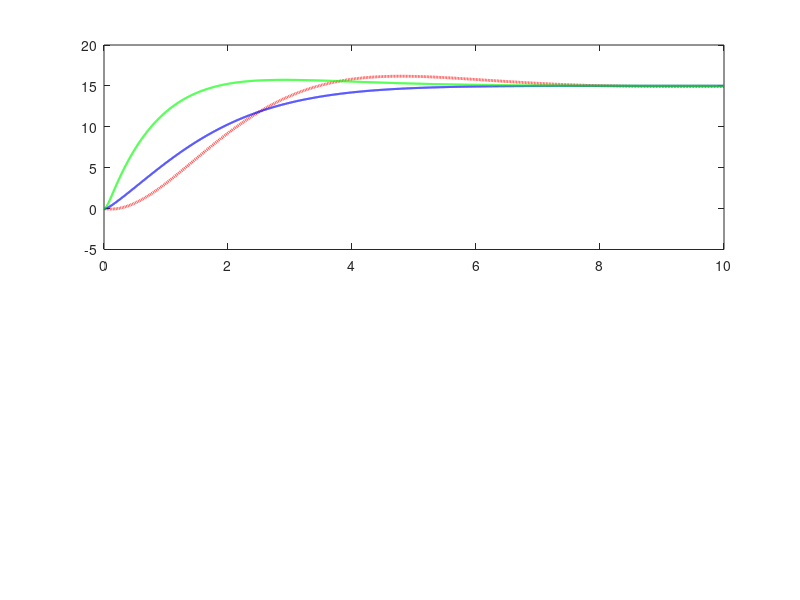

Source code (MATLAB): (Note: this script raises an error after producing the figure.)
%% MAE 506: Final Project - Solar Pump Control System
%  Features: Separate Plots per Scenario + GUI Metrics Table
%  Scenarios: Sunny (Steady), Cloudy (Spike), Overcast (Variable)

clear; clc; close all;

%% 1. SYSTEM PARAMETERS & MODELING
R = 1.2; L = 0.05; Kt = 0.15; Ke = 0.15;
J = 0.023; B = 0.012; K_flow = 3.5e-6;
K_load = 0.0005; 
Q_target_Lmin = 15;
Q_ref = Q_target_Lmin / 60000;

% State-Space Matrices
A = [-R/L, -Ke/L; Kt/J, -B/J];
B_mat = [1/L; 0]; C = [0, K_flow]; D = 0;
E_mat = [0; -1/J];

%% 2. MANDATORY ANALYSIS (Still printed to terminal for copying)
fprintf('======================================================\n');
fprintf('     SECTION 1: MATHEMATICAL MODELING (Copy to Report)\n');
fprintf('======================================================\n');
fprintf('1. DIFFERENTIAL EQUATIONS:\n');
fprintf('   Electrical: %.2f*(di/dt) + %.2f*i + %.2f*w = V\n', L, R, Ke);
fprintf('   Mechanical: %.2f*(dw/dt) + %.2f*w = %.2f*i - Load\n', J, B, Kt);
fprintf('2. STATE SPACE:\n');
disp('A ='); disp(A); disp('B ='); disp(B_mat);
fprintf('3. STABILITY:\n');
poles = eig(A);
if all(real(poles) < 0), fprintf('   Result: STABLE (Poles: %.2f, %.2f)\n', poles(1), poles(2)); end
fprintf('======================================================\n\n');

%% 3. CONTROLLER DESIGN
% LQR
Q_lqr = diag([1, 0.001]); R_lqr = 1;
[K_lqr, ~, ~] = lqr(A, B_mat, Q_lqr, R_lqr);
Ki_lqr = 50000;

% PI & Predictive
Kp = 20000; Ki = 45000; K_ff = 0.70;

%% 4. SIMULATION LOOP (SEPARATE FIGURES)
dt = 0.001; T_sim = 10; time = 0:dt:T_sim; N = length(time);

% Scenario Definitions
Load_1 = 200 * ones(1, N); % Sunny
Load_2 = 200 * ones(1, N); Load_2(time > 3 & time < 6) = 800; % Cloudy
rng(42); noise = 50 * randn(1, N); variation = 100 * sin(0.5 * time);
Load_3 = max(0, 400 + variation + noise); % Overcast

Scenarios = [Load_1; Load_2; Load_3];
Titles = {'Scenario 1: Sunny (Steady)', 'Scenario 2: Cloudy (Disturbance)', 'Scenario 3: Overcast (Variable)'};

% Data storage for the Table
Table_Data = zeros(9, 3); 

for s = 1:3
    Current_Load = Scenarios(s, :);
    
    % Initialize
    x_lqr = [0;0]; int_lqr = 0; y_lqr_rec = zeros(1,N);
    x_std = [0;0]; int_std = 0; y_std_rec = zeros(1,N);
    x_pred = [0;0]; int_pred = 0; y_pred_rec = zeros(1,N);
    
    for k = 1:N-1
        tau_d = K_load * Current_Load(k);
        
        % LQR
        u_lqr = max(0, min(24, -K_lqr*x_lqr + Ki_lqr*int_lqr));
        dx_lqr = A*x_lqr + B_mat*u_lqr + E_mat*tau_d;
        x_lqr = x_lqr + dx_lqr*dt;
        y_lqr_rec(k+1) = C*x_lqr;
        int_lqr = int_lqr + (Q_ref - y_lqr_rec(k+1))*dt;
        
        % Std PI
        e_std = Q_ref - C*x_std;
        u_std = max(0, min(24, Kp*e_std + Ki*int_std));
        dx_std = A*x_std + B_mat*u_std + E_mat*tau_d;
        x_std = x_std + dx_std*dt;
        y_std_rec(k+1) = C*x_std;
        int_std = int_std + e_std*dt;
        
        % Pred PI
        e_pred = Q_ref - C*x_pred;
        w_req = Q_ref / K_flow;
        V_ff = R*((B*w_req + tau_d)/Kt) + Ke*w_req;
        u_pred = max(0, min(24, (Kp*e_pred + Ki*int_pred) + K_ff*V_ff));
        dx_pred = A*x_pred + B_mat*u_pred + E_mat*tau_d;
        x_pred = x_pred + dx_pred*dt;
        y_pred_rec(k+1) = C*x_pred;
        int_pred = int_pred + e_pred*dt;
    end
    
    % Convert to L/min
    Y1 = y_lqr_rec * 60000;
    Y2 = y_std_rec * 60000;
    Y3 = y_pred_rec * 60000;
    
    % --- PLOT IN SEPARATE WINDOWS ---
    figure(s); set(gcf, 'Color', 'w', 'Position', [50+(s*30) 500-(s*30) 800 500]);
    
    subplot(2,1,1);
    plot(time, Y1, 'r--', 'LineWidth', 2); hold on;
    plot(time, Y2, 'b', 'LineWidth', 1.5);
    plot(time, Y3, 'g', 'LineWidth', 1.5);
    yline(Q_target_Lmin, 'k:', 'Target');
    title([Titles{s} ' - Flow Response']);
    ylabel('Flow [L/min]'); legend('LQR', 'Std PI', 'Pred PI', 'Location','Southeast');
    grid on; ylim([0 20]);
    
    subplot(2,1,2);
    area(time, Current_Load, 'FaceColor', [0.8 0.8 0.8]);
    ylabel('Load Index'); title('Disturbance Profile');
    grid on; ylim([0 1000]);
    
    % --- CALCULATE METRICS FOR THIS SCENARIO ---
    i_lqr = stepinfo(Y1, time, Q_target_Lmin);
    i_std = stepinfo(Y2, time, Q_target_Lmin);
    i_pred = stepinfo(Y3, time, Q_target_Lmin);
    
    % Store in Matrix (Rows = Rise, Over, Settle)
    base_row = (s-1)*3;
    Table_Data(base_row+1, :) = [i_lqr.RiseTime, i_std.RiseTime, i_pred.RiseTime];
    Table_Data(base_row+2, :) = [i_lqr.Overshoot, i_std.Overshoot, i_pred.Overshoot];
    Table_Data(base_row+3, :) = [i_lqr.SettlingTime, i_std.SettlingTime, i_pred.SettlingTime];
end

%% 5. GENERATE GUI METRICS TABLE
f = figure('Name', 'Performance Metrics Table', 'NumberTitle', 'off', ...
           'Position', [600 300 750 350], 'Color', 'w');

% Define Row Names
Row_Names = { ...
    'SCENARIO 1 (Sunny) - Rise Time [s]', ...
    'SCENARIO 1 (Sunny) - Overshoot [%]', ...
    'SCENARIO 1 (Sunny) - Settling Time [s]', ...
    'SCENARIO 2 (Cloudy) - Rise Time [s]', ...
    'SCENARIO 2 (Cloudy) - Overshoot [%]', ...
    'SCENARIO 2 (Cloudy) - Settling Time [s]', ...
    'SCENARIO 3 (Overcast) - Rise Time [s]', ...
    'SCENARIO 3 (Overcast) - Overshoot [%]', ...
    'SCENARIO 3 (Overcast) - Settling Time [s]' ...
};

% Create the Table
t = uitable(f, 'Data', Table_Data, ...
            'ColumnName', {'LQR (State Space)', 'Standard PI', 'Predictive PI'}, ...
            'RowName', Row_Names, ...
            'Position', [20 20 710 310], ...
            'FontSize', 10);
        
% Auto-adjust column width logic (approximate)
t.ColumnWidth = {150, 150, 150};

fprintf('Plots generated in Figures 1-3.\n');
fprintf('Metrics Table generated in Figure 4.\n');